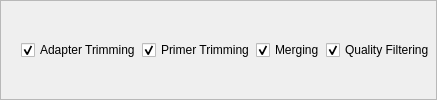
     <widget class="QFrame" name="frame_7">
      <property name="frameShape">
       <enum>QFrame::StyledPanel</enum>
      </property>
      <property name="frameShadow">
       <enum>QFrame::Raised</enum>
      </property>
      <layout class="QHBoxLayout" name="horizontalLayout_10">
       <property name="spacing">
        <number>1</number>
       </property>
       <property name="leftMargin">
        <number>20</number>
       </property>
       <property name="topMargin">
        <number>1</number>
       </property>
       <property name="rightMargin">
        <number>1</number>
       </property>
       <property name="bottomMargin">
        <number>1</number>
       </property>
       <item>
        <widget class="QCheckBox" name="checkBox_adapter_trimming">
         <property name="text">
          <string>Adapter Trimming</string>
         </property>
         <property name="checked">
          <bool>true</bool>
         </property>
        </widget>
       </item>
       <item>
        <widget class="QCheckBox" name="checkBox_primer_trimming">
         <property name="text">
          <string>Primer Trimming</string>
         </property>
         <property name="checked">
          <bool>true</bool>
         </property>
        </widget>
       </item>
       <item>
        <widget class="QCheckBox" name="checkBox_merging">
         <property name="text">
          <string>Merging</string>
         </property>
         <property name="checked">
          <bool>true</bool>
         </property>
        </widget>
       </item>
       <item>
        <widget class="QCheckBox" name="checkBox_quality_filtering">
         <property name="text">
          <string>Quality Filtering</string>
         </property>
         <property name="checked">
          <bool>true</bool>
         </property>
        </widget>
       </item>
      </layout>
     </widget>
